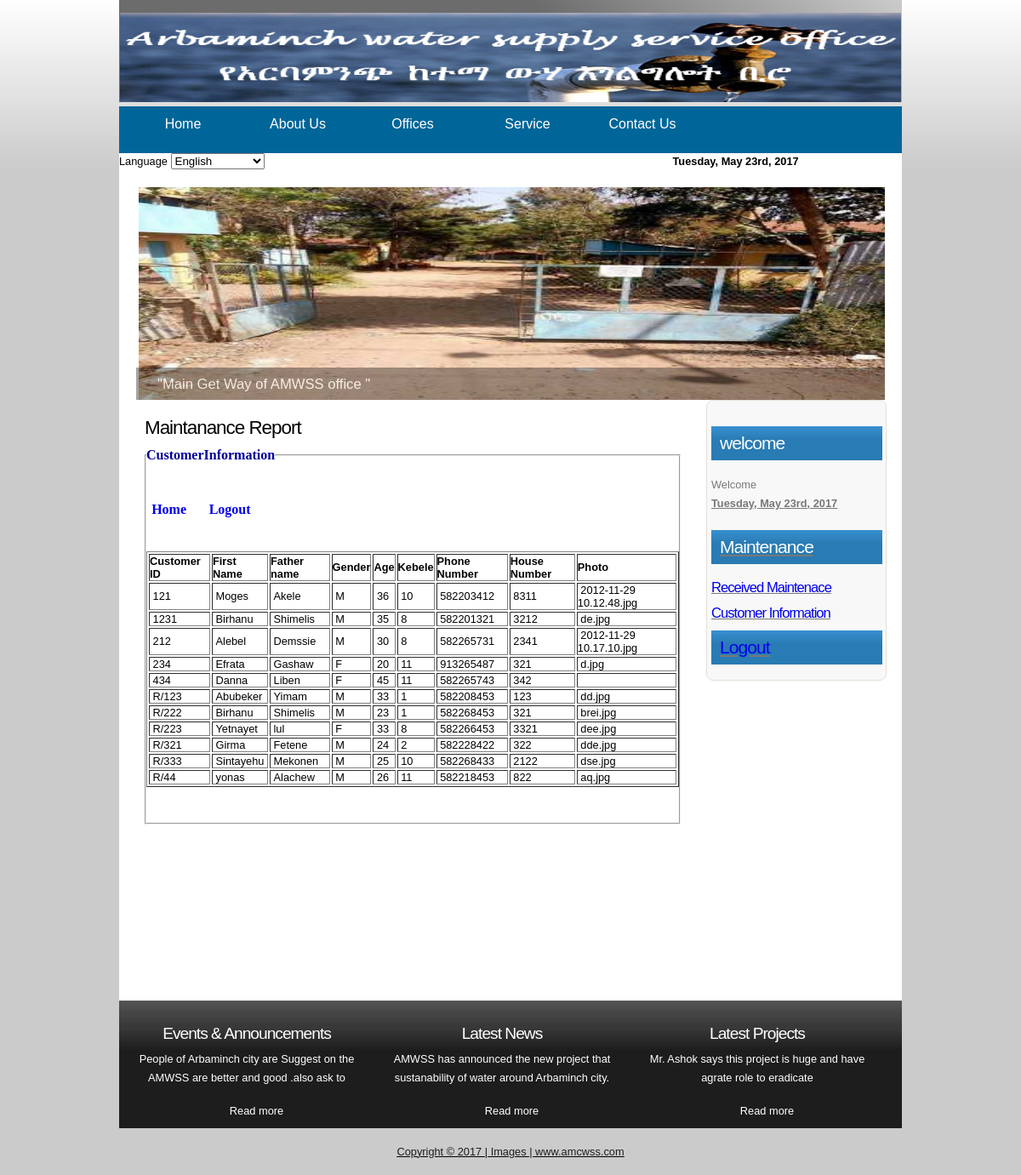
Page /Admin/CustomerInformation.php on the committed database.
### tables this page shows
CREATE TABLE IF NOT EXISTS `customer` (
  `Customer_ID` varchar(30) NOT NULL,
  `First_Name` varchar(30) NOT NULL,
  `Last_Name` varchar(30) NOT NULL,
  `Gender` char(10) NOT NULL,
  `Age` int(11) NOT NULL,
  `Kebele` int(11) NOT NULL,
  `Phone_Number` int(11) NOT NULL,
  `House_Number` int(11) NOT NULL,
  `Photo` blob NOT NULL,
  PRIMARY KEY (`Customer_ID`)
);

### Admin/CustomerInformation.php (the view, shortened to what this page needs)
<!DOCTYPE html PUBLIC "-//W3C//DTD XHTML 1.1//EN" "http://www.w3.org/TR/xhtml11/DTD/xhtml11.dtd">
<html xmlns="http://www.w3.org/1999/xhtml" xml:lang="en">
<head>
  <link rel="stylesheet" type="text/css" href="css/style.css" />
</head>
<body>
  <div id="main">
    <div id="header">
	  <div id="banner">
	    <img width="918" height="105" src="images/B1.PNG" />
	  </div>
    </div>
	<div id="navigation">
 <ul>
        <li class="current"><a href="index.html">Home</a></li>
        <li><a href="background.html">About Us </a>
		</li>
        <li><a href="recordOffice.html">Offices</a>
		</li>
        <li><a href="EmployeeRegistration.php">Service</a>
		</li>
        <li><a href="contact.html">Contact Us</a></li>
      </ul>
    </div>
	<div id="sub-menu">
	  <span class="style1"><font color="#000000"> Language </font></span>
	    <select name="language" size="1" >
        <option value="eng">English</option>
     </select> <?php
echo "<b>".date('l\, F jS\, Y ')."</b>";
?>
   </div>
   <div id="site_content">
       <ul class="slideshow">
         <li class="show"><img width="880" height="250" src="images/3.jpg" alt="&quot;Main Get Way of AMWSS office &quot;" /></li>
      </ul>
	  <div class="sidebar_container">
<div class="sidebar">
        <div class="sidebar_item">
            <h2>welcome</h2>
		 <p>
            <?php
           print "Welcome "."<b><u>".$_SESSION['User_Name']."<u></b>"."<br/>";
			echo "<b>".date('l\, F jS\, Y ')."</b>";
			?>
          </p>
            <h2>Maintenance</h2>
              <h3><a href="AssignShow.php">Received Maintenace</a></h3>
            <h3><a href="CustomerInformation.php">Customer Information </a></h3>
			<h2><a href="../index.php">Logout</a></h2>
	    </div>
        </div>
      </div>
	  <div id="content">
        <div class="content_item">
		  <h1>Maintanance Report </h1>
		  <form id="form1" method="post" action="TechnicanMaintananceReport.php">
		<fieldset>
		  <legend><span class="style7">CustomerInformation </span></legend>
		      <p>&nbsp;</p>
		         <table width="145" height="27" border="0">
              <tr>
                <td width="65"><div align="center"><span class="style5"><a href="TechnicianMaintain.php">Home</a></span></div></td>
                <td width="167"><div align="center"><span class="style5"><a href="../logout.php">Logout</a></span></div></td>
              </tr>
</table>
		    <p class="style2 style7"><strong></strong></p>
		    <?php
						$sql="select * from customer";
						$result=mysql_query($sql);
						if(!$result)
						die("unable to insert values".mysql_error());
	else{
?>
<?php
if(mysql_num_rows($result) >= 1)
{
?>
    <table  border="1">
      <tr>
        <td ><strong>Customer ID</strong></td>
        <td ><strong>First Name</strong></td>
        <td ><strong>Father name</strong></td>
		<td ><strong>Gender</strong></td>
        <td ><strong>Age</strong></td>
	    <td ><strong>Kebele</strong></td>
		<td ><strong>Phone Number</strong></td>
		<td ><strong> House Number</strong></td>
       <td ><strong>Photo</strong></td>
      </tr>
<?php
  while($row = mysql_fetch_array($result))
     {
       echo "<tr>";
       echo "<td>&nbsp;" . $row['Customer_ID'] . "</td>";
	   echo "<td>&nbsp;" . $row['First_Name'] . "</td>";
	   echo "<td>&nbsp;" . $row['Last_Name'] . "</td>";
	   echo "<td>&nbsp;" . $row['Gender'] . "</td>";
	   echo "<td>&nbsp;" . $row['Age']. "</td>";
       echo "<td>&nbsp;" . $row['Kebele'] . "</td>";
       echo "<td>&nbsp;" . $row['Phone_Number'] . "</td>";
	   echo "<td>&nbsp;" . $row['House_Number'] . "</td>";
       echo "<td>&nbsp;" . $row['Photo'] . "</td>";
       echo "</tr>&nbsp;";
    }
	  echo "</table>";
}
else
      {
	echo "<h4><font color='red'>No Records Found </font></h4>";
     }}
?>
	      <p>&nbsp;</p>
		  </fieldset>
          </form>
		  <p>&nbsp;</p>
		  <p>&nbsp;</p>
		  <p>&nbsp;</p>
		  <p>&nbsp;</p>
        </div>
      </div>
	</div>
	<div id="content_grey">
	  <div class="content_grey_container_box">
		<h4>Events &amp; Announcements</h4>
	    <p> People of Arbaminch city are Suggest on the AMWSS are better and good .also ask to </p>
		<div class="readmore">
		  <a href="#">Read more</a>
		</div>
	  </div>
      <div class="content_grey_container_box">
       <h4>Latest News</h4>
	    <p>AMWSS  has announced the new project that sustanability of water around Arbaminch city.</p>
	    <div class="readmore">
		  <a href="#">Read more</a>
		</div>
	  </div>
      <div class="content_grey_container_boxl">
		<h4>Latest Projects</h4>
	    <p> Mr. Ashok says this project is huge and have agrate role to eradicate </p>
	    <div class="readmore">
		  <a href="#">Read more</a>
		</div>
	  </div>
	  <br style="clear:both"/>
    </div>
</div>
  <div id="footer">
	  <a href="http://validator.w3.org/check?uri=referer">Copyright &copy; 2017 </a> | I<a href="http://www.pdphoto.org/">mages | </a><a href="http://jigsaw.w3.org/css-validator/check/referer">www.amcwss</a>.com</div>
</body>
</html>

### Admin/css/style.css (style rules this page uses)
html { height: 100%; }
* { margin: 0; padding: 0; }
body { font: normal 80% Arial, Helvetica, sans-serif; background: #CBCBCB url(../images/background.jpg) repeat-x; color: #000; }
p { padding: 0 0 20px 0; line-height: 1.7em; font-size: 100% }
img { border: 0; }
h1, h2, h3, h4, h5, h6 { font: normal 175% Arial, Helvetica, sans-serif; color: #000; letter-spacing: -1px; margin: 0 0 10px 0; }
h2 { font: normal 165% Arial, Helvetica, sans-serif; }
h3 { font: normal 130% Arial, Helvetica, sans-serif; }
h4, h5, h6 { margin: 0; padding: 0 0 5px 0; font: normal 150% Arial, Helvetica, sans-serif; color: #FFF; line-height: 1.5em; }
a, a:hover { background: transparent; outline: none; text-decoration: none; }
ul { margin: 2px 0 22px 30px; line-height: 1.7em; font-style: normal; font-size: 100%; }
#main, #header, #banner, #menubar, #site_content, #footer, #content_grey { margin-left: auto; margin-right: auto; }
#main { background: transparent; }
#header { width: 920px; height: 120px; background: transparent url(../images/header.jpg) no-repeat; }
#banner { width: 920px; position: relative; text-align: center; height: 50px; padding: 15px 0 0 0; background: transparent; }
#navigation { width: 920px; height: 55px; text-align: center; margin: 0 auto; background: #006699 }
#navigation UL { PADDING-RIGHT: 0px; PADDING-LEFT: 0px; PADDING-BOTTOM: 5px; MARGIN:5px; PADDING-TOP: 10px }
#navigation UL LI { DISPLAY: block; FLOAT: left; LIST-STYLE-TYPE: none; HEIGHT: 40px }
#navigation LI A { FONT-SIZE: 16px; COLOR: #fff; TEXT-DECORATION: none }
#navigation UL LI { DISPLAY:block; FLOAT: left; MARGIN-LEFT: 5px; WIDTH: 130px; LIST-STYLE-TYPE: none; POSITION: relative; HEIGHT: 30px; }
#sub-menu { width: 920px; height: 20px; margin: 0 auto; background: #ffffff }
#site_content { width: 900px; overflow: hidden; margin: 0 auto; padding: 0 0px 0 20px; background: #FFF; }
.sidebar_container { float: right; width: 230px; padding: 0; }
.sidebar { float: left; width: 200px; margin-right:20px; padding: 30px 10px 0px 0px; color: #787878; border: 1px solid #E7DFD7; border-radius: 8px; background: #F8F8F8; }
.sidebar_item { font: normal 100% Arial, Helvetica, sans-serif; padding: 0 5px 0px 5px; width: 201px; }
.sidebar h2 { padding: 8px 0 0 10px; height: 40px; color: #FFF; background: transparent url(../images/sidebar_header.jpg) no-repeat; }
.content_item { width: 630px; margin-top: 20px; margin-bottom: 20px; }
#content { width: 640px; padding-left: 10px; margin-bottom: 20px; float: left; }
#content_grey { width: 920px; height: 150px; text-align: center; background: transparent url(../images/content_grey.jpg) repeat; color: #FFF; }
.content_grey_container_box { width: 270px; padding: 5px; text-align: center; margin: 20px 10px 10px 10px; float: left; color: #FFF; }
.content_grey_container_boxl { width: 270px; padding: 5px; text-align: center; margin: 20px 0 10px 10px; float: left; color: #FFF; }
#footer { width: 920px; height: 20px; padding-top: 20px; text-align: center; background: transparent; color: #1D1D1D; }
#footer a, #footer a:hover { color: #684430; text-decoration: none; padding-bottom: 20px; }
#footer a, #footer a:hover { color: #1D1D1D; text-decoration: none; }
.readmore { height: 30px; padding-left: 23px; color: #FFF; background: transparent; }
.readmore a { color: #FFF; }
ul.slideshow { list-style: none; width: 880px; height: 250px; overflow: hidden; position: relative; margin: 0; padding-top: 20px; }
ul.slideshow li { position: absolute; margin: 0; padding: 0; left: 3px; right: 0; }
ul.slideshow li.show { z-index: 500; }
ul img { border: none; }

### Admin/CustomerInformation.php (style rules this page uses)
.style7 { font-family: "Times New Roman", Times, serif; color: #000099; font-size: medium; font-weight: bold; }

### rows in the picture
customer: Customer_ID "121", First_Name "Moges", Last_Name "Akele", Gender "M", Age "36", Kebele "10", Phone_Number "582203412", House_Number "8311", Photo "2012-11-29 10.12.48.jpg"
customer: Customer_ID "1231", First_Name "Birhanu", Last_Name "Shimelis", Gender "M", Age "35", Kebele "8", Phone_Number "582201321", House_Number "3212", Photo "de.jpg"
customer: Customer_ID "212", First_Name "Alebel", Last_Name "Demssie", Gender "M", Age "30", Kebele "8", Phone_Number "582265731", House_Number "2341", Photo "2012-11-29 10.17.10.jpg"
customer: Customer_ID "234", First_Name "Efrata", Last_Name "Gashaw", Gender "F", Age "20", Kebele "11", Phone_Number "913265487", House_Number "321", Photo "d.jpg"
customer: Customer_ID "434", First_Name "Danna", Last_Name "Liben", Gender "F", Age "45", Kebele "11", Phone_Number "582265743", House_Number "342"
customer: Customer_ID "R/123", First_Name "Abubeker", Last_Name "Yimam", Gender "M", Age "33", Kebele "1", Phone_Number "582208453", House_Number "123", Photo "dd.jpg"
customer: Customer_ID "R/222", First_Name "Birhanu", Last_Name "Shimelis", Gender "M", Age "23", Kebele "1", Phone_Number "582268453", House_Number "321", Photo "brei.jpg"
customer: Customer_ID "R/223", First_Name "Yetnayet", Last_Name "lul", Gender "F", Age "33", Kebele "8", Phone_Number "582266453", House_Number "3321", Photo "dee.jpg"
customer: Customer_ID "R/321", First_Name "Girma", Last_Name "Fetene", Gender "M", Age "24", Kebele "2", Phone_Number "582228422", House_Number "322", Photo "dde.jpg"
customer: Customer_ID "R/333", First_Name "Sintayehu", Last_Name "Mekonen", Gender "M", Age "25", Kebele "10", Phone_Number "582268433", House_Number "2122", Photo "dse.jpg"
customer: Customer_ID "R/44", First_Name "yonas", Last_Name "Alachew", Gender "M", Age "26", Kebele "11", Phone_Number "582218453", House_Number "822", Photo "aq.jpg"
